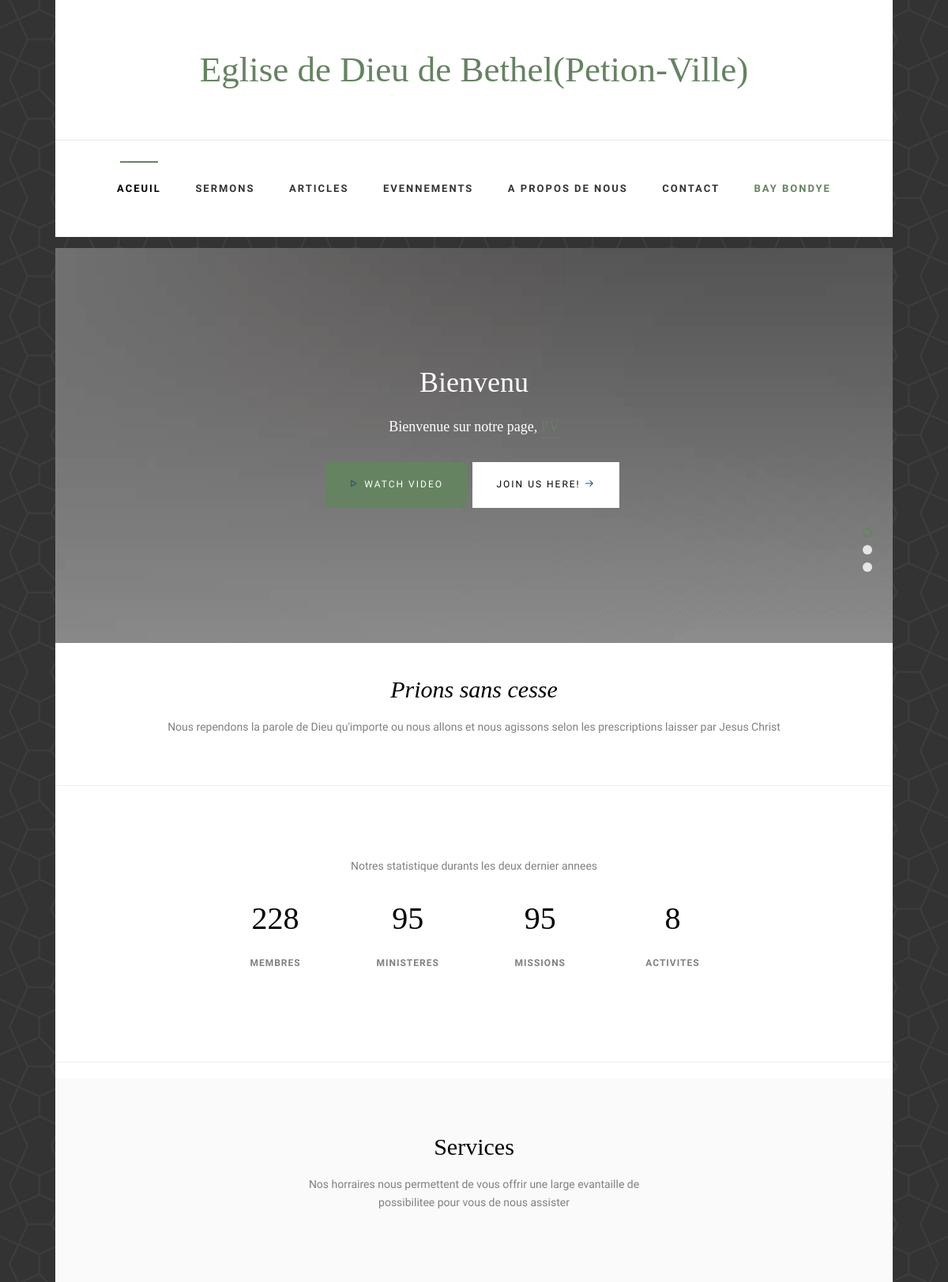
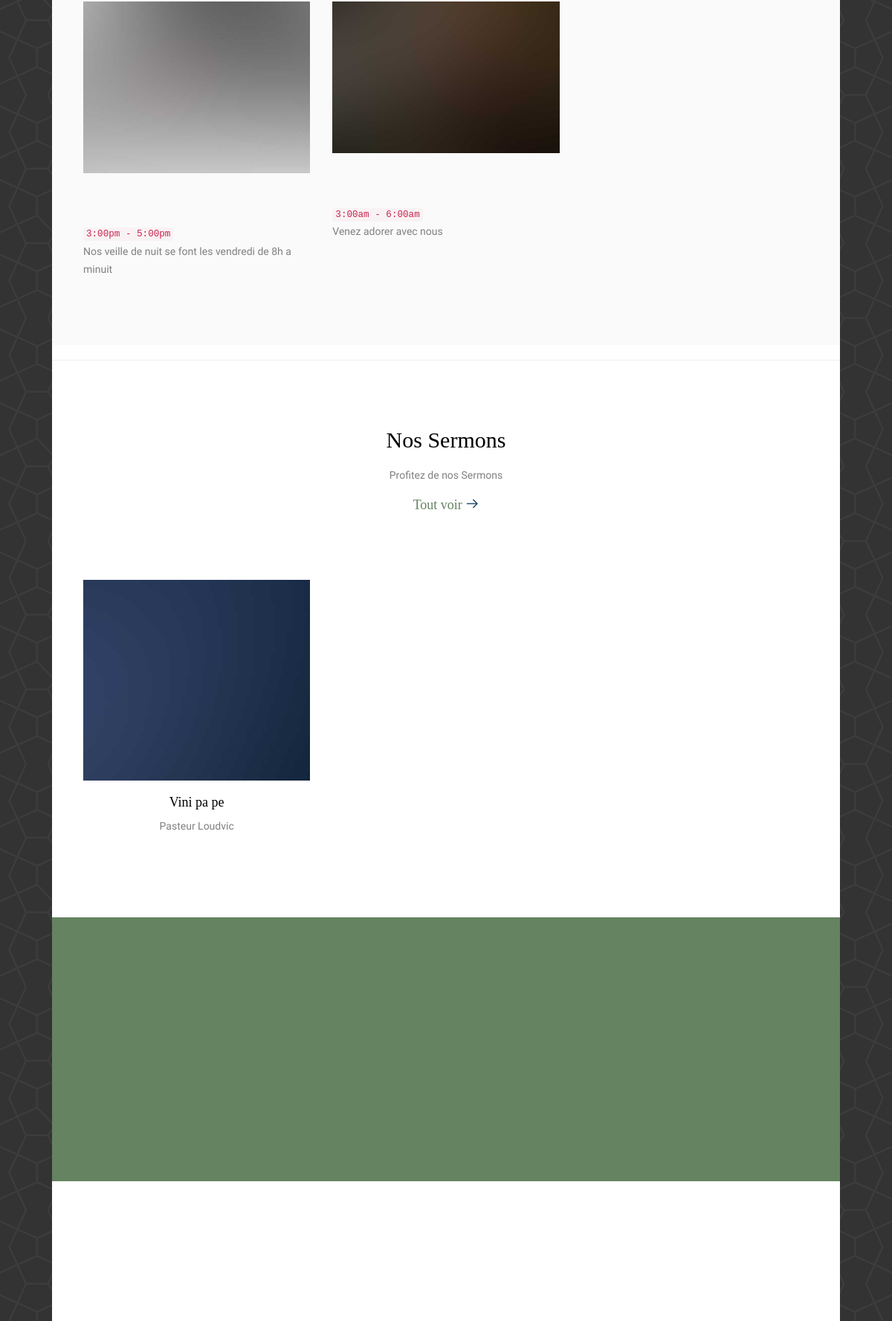
/home/ (upper part), run on the app's committed database (2 pictures, top to bottom).
### home/models.py (models this page shows, shortened)
class hero(models.Model):
    name=models.CharField(max_length= 40,unique=True)
    vid1=models.ForeignKey(heroSingle,on_delete=models.CASCADE,related_name='vid1')
    vid2=models.ForeignKey(heroSingle,on_delete=models.CASCADE,related_name='vid2')
    vid3=models.ForeignKey(heroSingle,on_delete=models.CASCADE,related_name='vid3')
    show= models.BooleanField(default= True)

class heroSingle(models.Model):
    name= models.CharField(max_length=39,unique=True)
    heading= models.TextField()
    submenu1= models.TextField()
    submenu2= models.CharField(max_length=50)
    backgroud=models.ForeignKey(Img,on_delete=models.SET_NULL,null=True)
    video=models.FileField(null=True)

class Img(models.Model):
    description=models.TextField(null=True)
    img=models.ImageField()

class firstSection(models.Model):
    main=models.CharField(max_length=100,unique=True, default='Prions sans cesse')
    submain= models.TextField(default="Nous rependons la parole de Dieu qu'importe ou nous allons et nous agissons selon les prescriptions laisser par Jesus Christ")
    show= models.BooleanField(default= True)

class statSection(models.Model):
    text=models.TextField(default="Notres statistique durants les deux dernier annees")
    sat1Name=models.CharField(max_length=50,default='Membres')
    sat2Name=models.CharField(max_length=50,default="Ministeres")
    sat3Name=models.CharField(max_length=50,default="Missions")
    sat4Name=models.CharField(max_length=50,default="Activites")
    sat1=models.IntegerField()
    sat2=models.IntegerField()
    sat3=models.IntegerField()
    sat4=models.IntegerField()
    show= models.BooleanField(default= True)
    anneCourante=models.IntegerField(null=True,blank=True)

class Service(models.Model):
    title=models.CharField(max_length=30,unique=True, default="Services")
    submenu=models.TextField(default="Nos horraires nous permettent de vous offrir une large evantaille de possibilitee pour vous de nous assister")
    show=models.BooleanField(default=True)

class serviceSingle(models.Model):
    title= models.CharField(max_length=50,unique=True)
    slug= models.SlugField(unique=True)
    imageBackground=models.ForeignKey(Img,on_delete=models.SET_NULL,null=True)
    description_bref=models.TextField()
    horraire=models.CharField(max_length=25)
    show= models.BooleanField(default=True)

class Sermons_main_section(models.Model):
    title=models.CharField(max_length=30,unique=True, default="Nos Sermons")
    submenu=models.TextField(default="Profitez de nos Sermons")
    show=models.BooleanField(default=True)
    s1= models.ForeignKey(Sermon,on_delete=models.CASCADE,related_name='s1')
    s2= models.ForeignKey(Sermon,on_delete=models.CASCADE,related_name='s2')
    s3= models.ForeignKey(Sermon,on_delete=models.CASCADE,related_name='s3')
    background=models.ForeignKey(Img,on_delete=models.SET_NULL,null=True)

class Sermon(models.Model):
    title= models.CharField(max_length=30,unique=True)
    slug=models.SlugField(max_length=40,unique=True,null=True)
    orator=models.CharField(max_length=20)
    tumbnail= models.ForeignKey(Img,on_delete=models.SET_NULL,null=True)
    youtubeurl=models.TextField()
    show=models.BooleanField(default=True, null=True)
    tags=models.ManyToManyField(tag)

### home/views.py (the view)
# urls.py: 2. Add a URL to urlpatterns:  path('', views.home, name='home')
def home (request):
    try:
        live=models.live.objects.all().filter(show=True)
    except:
        live={}
    hero=models.hero.objects.get(show=True)
    firstSection=models.firstSection.objects.get(show=True)
    statSection=models.statSection.objects.get(show=True)
    serviceSingle=models.serviceSingle.objects.all().filter(show=True)
    Service=models.Service.objects.get(show=True)
    Sermons_main_section=models.Sermons_main_section.objects.get(show=True)
    verset_main_page=models.verset_main_page.objects.get(show=True)
    evenement_main_page=models.evenement_main_page.objects.get(show=True)
    secteur_main=models.secteur_main.objects.get(show=True)
    secteur=models.secteur.objects.all().filter(show=True)
    e1=utils.ev(1)
    e2=utils.ev(2)
    e3=utils.ev(3)
    context={'hero':hero, 'firstSection':firstSection, 'statSection':statSection,
    'serviceSingle':serviceSingle,
    'Service':Service,
        'Sermons_main_section':Sermons_main_section,
        'verset_main_page':verset_main_page,
        'evenement_main_page':evenement_main_page,
        'secteur_main':secteur_main,
        'secteur':secteur,
        'active':1,
        'live':live,
        'e1':e1,
        'e2':e2,
        'e3':e3,}
    return render(request,'home/index.html',context)

### home/context_processors.py (called while the page is built)
def credentials(request):
    try:
        contact=contact_page.objects.get(show=True)
    except:
        contact=None
    return{'credentials':contact}

### home/utils.py (called while the page is built)
def ev(n):
    evenement=models.evenement.objects.filter(show=True).order_by('startdate')
    e=evenement[::-1]
    n=n-1
    try:
        return e[n]
    except:
        return False

### home/templates/home/index.html (shortened to what this page needs)
{% extends 'home/base.html' %}
{% load static %}
{% block home_active %} class="active" {% endblock %}
{% block body %}
<div class="container-wrap">
    <aside id="fh5co-hero">
        <div class="flexslider">
            <ul class="slides">
               <li style="background-image: url('{{hero.vid1.backgroud.img.url}}');">
                   <div class="overlay"></div>
                   <div class="container-fluid">
                       <div class="row">
                           <div class="col-md-6 col-md-offset-3 text-center">
                               <div class="slider-text">
                                   <div class="slider-text-inner">
                                       <h1>{{hero.vid1.heading}}</h1>
                                        <h2>{{hero.vid1.submenu1}}, <a href="#" target="_blank">{{hero.vid1.submenu2}}</a></h2>
                                        <p><a class="btn btn-primary btn-demo popup-vimeo" href="https://youtube.com"> <i class="icon-play4"></i> Watch Video</a> <a href="{{credentials.facebook}}" class="btn btn-primary btn-learn">Join us here! <i class="icon-arrow-right3"></i></a></p>
                                   </div>
                               </div>
                           </div>
                       </div>
                   </div>
               </li>
              </ul>
          </div>
    </aside>
    <div id="fh5co-intro">
        <div class="row animate-box">
            <div class="col-md-12 col-md-offset-0 text-center">
                <h2>{{firstSection.main}}</h2>
                <span>{{firstSection.submain}}</span>
            </div>
        </div>
    </div>
    <hr>
    <div id="fh5co-counter" class="fh5co-counters">
        <div class="row">
            <div class="col-md-6 col-md-offset-3 text-center animate-box">
                <p>{{statSection.text}}</p>
                </div>
        </div>
        <div class="row animate-box">
            <div class="col-md-8 col-md-offset-2">
                <div class="row">
                    <div class="col-md-3 col-sm-6 col-xs-6 text-center">
                        <span class="fh5co-counter js-counter" data-from="0" data-to="{{statSection.sat1}}" data-speed="5000" data-refresh-interval="50"></span>
                        <span class="fh5co-counter-label">{{statSection.sat1Name}}</span>
                    </div>
                    <div class="col-md-3 col-sm-6 col-xs-6 text-center">
                        <span class="fh5co-counter js-counter" data-from="0" data-to="{{statSection.sat2}}" data-speed="5000" data-refresh-interval="50"></span>
                        <span class="fh5co-counter-label">{{statSection.sat2Name}}</span>
                    </div>
                    <div class="col-md-3 col-sm-6 col-xs-6 text-center">
                        <span class="fh5co-counter js-counter" data-from="0" data-to="{{statSection.sat3}}" data-speed="5000" data-refresh-interval="50"></span>
                        <span class="fh5co-counter-label">{{statSection.sat3Name}}</span>
                    </div>
                    <div class="col-md-3 col-sm-6 col-xs-6 text-center">
                        <span class="fh5co-counter js-counter" data-from="0" data-to="{{statSection.sat4}}" data-speed="5000" data-refresh-interval="50"></span>
                        <span class="fh5co-counter-label">{{statSection.sat4Name}}</span>
                    </div>
                </div>
            </div>
        </div>
    </div>
    <hr>
    <div id="fh5co-services" class="fh5co-light-grey">
        <div class="row animate-box">
            <div class="col-md-6 col-md-offset-3 text-center fh5co-heading">
                <h2>{{Service.title}}</h2>
                <p>{{Service.submenu}}</p>
            </div>
        </div>
        <div class="row">
            {% for x in serviceSingle %}
            <div class="col-md-4 animate-box">
                <div class="services">
                    <a href="#" class="img-holder"><img class="img-responsive" src="{{x.imageBackground.img.url}}" alt="img"></a>
                    <div class="desc">
                        <h3><a href="#">{{x.title}}</a></h3>
                        <code>{{x.horraire}}</code>
                        <p>{{x.description_bref}}</p>
                    </div>
                </div>
            </div>
            {% endfor %}
        </div>
    </div>
    <hr>
    <div id="fh5co-sermon">
        <div class="row animate-box">
            <div class="col-md-6 col-md-offset-3 text-center fh5co-heading">
                <h2>{{Sermons_main_section.title}}</h2>
                <p>{{Sermons_main_section.submenu}}</p>
                <h4><a href="{% url 'sermons' -1 %}" target="_blank">Tout voir <i class="icon-arrow-right3"></i></a></h4>
            </div>
        </div>
        <div class="row">
            <div class="col-md-4 text-center animate-box">
                <div class="sermon-entry">
                    <div class="sermon" style="background-image: url({{Sermons_main_section.s1.tumbnail.img.url}});">
                        <div class="play">
                        </div>
                    </div>
                    <h3>{{Sermons_main_section.s1.title}}</h3>
                    <span>{{Sermons_main_section.s1.orator}}</span>
                </div>
            </div>
        </div>
    </div>
    <div id="fh5co-bible-verse">
        <div class="row">
            <div class="col-md-10 col-md-offset-1">
            </div>
        </div>
    </div>
    <div id="fh5co-events">
    </div>
</div>
{% endblock %}

### data on the page
hero: vid1.backgroud.img (picture), vid1.heading "Bienvenu", vid1.submenu1 "Bienvenue sur notre page"
firstSection: main "Prions sans cesse", submain "Nous rependons la parole de Dieu qu'importe ou nous allons et nous agissons selon les prescriptions laisser par Jesus Christ"
statSection: text "Notres statistique durants les deux dernier annees", sat1Name "MEMBRES", sat2Name "MINISTERES", sat3Name "MISSIONS", sat4Name "ACTIVITES"
Service: title "Services", submenu "Nos horraires nous permettent de vous offrir une large evantaille de possibilitee pour vous de nous assister"
serviceSingle: imageBackground.img (picture), horraire "3:00pm - 5:00pm", description_bref "Nos veille de nuit se font les vendredi de 8h a minuit"
serviceSingle: imageBackground.img (picture), horraire "3:00am - 6:00am", description_bref "Venez adorer avec nous"
Sermons_main_section: title "Nos Sermons", submenu "Profitez de nos Sermons", s1.tumbnail.img (picture), s1 "Vini pa pe", s1.orator "Pasteur Loudvic"
